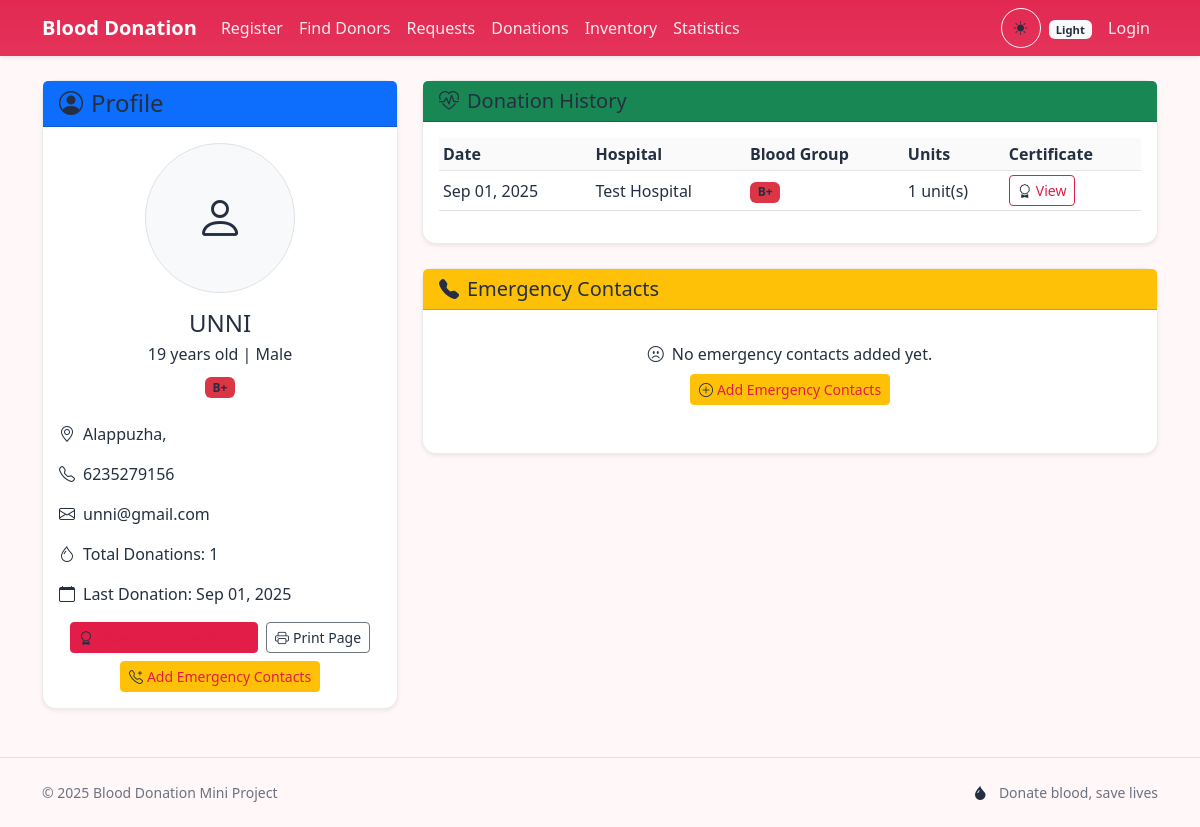
Page /user/1/profile/ on the committed database.
### blood_app/models.py (models this page shows, shortened)
class User(models.Model):
    GENDER_CHOICES = [
        ('Male', 'Male'),
        ('Female', 'Female'),
    ]
    BLOOD_GROUP_CHOICES = [
        ('A+', 'A+'), ('A-', 'A-'),
        ('B+', 'B+'), ('B-', 'B-'),
        ('O+', 'O+'), ('O-', 'O-'),
        ('AB+', 'AB+'), ('AB-', 'AB-'),
    ]
    DISTRICT_CHOICES = [
        ('Thiruvananthapuram', 'Thiruvananthapuram'),
        ('Kollam', 'Kollam'),
        ('Pathanamthitta', 'Pathanamthitta'),
        ('Alappuzha', 'Alappuzha'),
        ('Kottayam', 'Kottayam'),
        ('Idukki', 'Idukki'),
        ('Ernakulam', 'Ernakulam'),
        ('Thrissur', 'Thrissur'),
        ('Palakkad', 'Palakkad'),
        ('Malappuram', 'Malappuram'),
        ('Kozhikode', 'Kozhikode'),
        ('Wayanad', 'Wayanad'),
        ('Kannur', 'Kannur'),
        ('Kasaragod', 'Kasaragod'),
    ]
    TALUK_CHOICES = [
        ('Thiruvananthapuram', 'Thiruvananthapuram'),
        ('Nedumangadu', 'Nedumangadu'),
        ('Chirayinkeezhu', 'Chirayinkeezhu'),
        ('Kattakada', 'Kattakada'),
        ('Neyyattinkara', 'Neyyattinkara'),
        ('Varkala', 'Varkala'),
        ('Kollam', 'Kollam'),
        ('Kunnathur', 'Kunnathur'),
        ('Karunagappally', 'Karunagappally'),
        ('Kottarakkara', 'Kottarakkara'),
        ('Pathanapuram', 'Pathanapuram'),
        ('Punalur', 'Punalur'),
        ('Adoor', 'Adoor'),
        ('Konni', 'Konni'),
        ('Kozhencherry', 'Kozhencherry'),
        ('Ranni', 'Ranni'),
        ('Thiruvalla', 'Thiruvalla'),
        ('Mallappally', 'Mallappally'),
        ('Cherthala', 'Cherthala'),
        ('Ambalappuzha', 'Ambalappuzha'),
        ('Kuttanad', 'Kuttanad'),
        ('Karthikappally', 'Karthikappally'),
        ('Chengannur', 'Chengannur'),
        ('Mavelikkara', 'Mavelikkara'),
        ('Changanasserry', 'Changanasserry'),
        ('Kottayam', 'Kottayam'),
        ('Vaikom', 'Vaikom'),
        ('Meenachil', 'Meenachil (Palai)'),
        ('Kanjirappally', 'Kanjirappally'),
        ('Devikulam', 'Devikulam'),
        ('Peermade', 'Peermade'),
        ('Thodupuzha', 'Thodupuzha'),
        ('Udumbanchola', 'Udumbanchola'),
        ('Aluva', 'Aluva'),
        ('Kanayannur', 'Kanayannur (Eranakulam)'),
        ('Kochi', 'Kochi (Fort Kochi)'),
        ('Kothamangalam', 'Kothamangalam'),
        ('Kunnathunad', 'Kunnathunad (Perumbavoor)'),
        ('Muvattupuzha', 'Muvattupuzha'),
        ('North Paravur', 'North Paravur'),
        ('Thrissur', 'Thrissur'),
        ('Chavakkad', 'Chavakkad'),
        ('Kodungallur', 'Kodungallur'),
        ('Mukundapuram', 'Mukundapuram (Irinjalakuda)'),
        ('Kunnamkulam', 'Kunnamkulam'),
        ('Thalapilly', 'Thalapilly (Wadakkancheri)'),
        ('Palakkad', 'Palakkad'),
        ('Alathur', 'Alathur'),
        ('Chittur', 'Chittur'),
        ('Mannarkkad', 'Mannarkkad'),
        ('Pattambi', 'Pattambi'),
        ('Ottappalam', 'Ottappalam'),
        ('Attappady', 'Attappady (Agali)'),
        ('Perinthalmanna', 'Perinthalmanna'),
        ('Nilambur', 'Nilambur'),
        ('Eranad', 'Eranad (Manjeri)'),
        ('Kondotty', 'Kondotty'),
        ('Tirur', 'Tirur'),
        ('Tirurangadi', 'Tirurangadi'),
        ('Ponnani', 'Ponnani'),
        ('Kozhikode', 'Kozhikode'),
        ('Koyilandy', 'Koyilandy'),
        ('Vadakara', 'Vadakara'),
        ('Thamarassery', 'Thamarassery'),
        ('Mananthavady', 'Mananthavady'),
        ('Vythiri', 'Vythiri (Kalpetta)'),
        ('Sulthan Bathery', 'Sulthan Bathery'),
        ('Kannur', 'Kannur'),
        ('Thalassery', 'Thalassery'),
        ('Taliparamba', 'Taliparamba'),
        ('Iritty', 'Iritty'),
        ('Payyanur', 'Payyanur'),
        ('Kasaragod', 'Kasaragod'),
        ('Hosdurg', 'Hosdurg'),
    ]
    name = models.CharField(max_length=100)
    age = models.IntegerField()
    gender = models.CharField(max_length=10, choices=GENDER_CHOICES)
    email = models.EmailField(unique=True)
    phone = models.CharField(max_length=15)
    city = models.CharField(max_length=50)
    district = models.CharField(max_length=50, choices=DISTRICT_CHOICES, default='', blank=True)
    taluk = models.CharField(max_length=50, choices=TALUK_CHOICES, default='', blank=True)
    photo = models.FileField(upload_to='photos/', blank=True, null=True)
    blood_group = models.CharField(max_length=5, choices=BLOOD_GROUP_CHOICES)
    willing_to_donate = models.BooleanField(default=True)
    def get_donation_count(self):
        return self.blooddonation_set.count()
    def get_last_donation_date(self):
        last_donation = self.blooddonation_set.order_by('-donation_date').first()
        return last_donation.donation_date if last_donation else None

class BloodDonation(models.Model):
    donor = models.ForeignKey(User, on_delete=models.CASCADE)
    donation_date = models.DateField(default=timezone.now)
    hospital_name = models.CharField(max_length=100)
    blood_group = models.CharField(max_length=5, choices=User.BLOOD_GROUP_CHOICES)
    units_donated = models.PositiveIntegerField(default=1)
    notes = models.TextField(blank=True, null=True)
    created_at = models.DateTimeField(auto_now_add=True)
    class Meta:
        ordering = ['-donation_date']

### blood_app/views.py (the view)
# urls.py: path('user/<int:user_id>/profile/', views.user_profile, name='user_profile'),
def user_profile(request, user_id):
    user = get_object_or_404(User, id=user_id)
    donations = user.blooddonation_set.all().order_by('-donation_date')
    emergency_contacts = user.emergency_contacts.all()
    return render(request, 'blood_app/user_profile.html', {
        'user': user,
        'donations': donations,
        'emergency_contacts': emergency_contacts
    })

### blood_app/templates/blood_app/user_profile.html (shortened to what this page needs)
{% extends 'blood_app/base.html' %}
{% block content %}
<div class="row">
  <div class="col-lg-4">
    <div class="card shadow-sm mb-4">
      <div class="card-header bg-primary text-white">
        <h4 class="mb-0"><i class="bi bi-person-circle me-2"></i>Profile</h4>
      </div>
      <div class="card-body text-center">
        {% if user.photo %}
          <img src="{{ user.photo.url }}" alt="{{ user.name }}" class="rounded-circle mb-3" style="width:150px;height:150px;object-fit:cover;">
        {% else %}
          <div class="bg-light border rounded-circle d-flex align-items-center justify-content-center mx-auto mb-3" style="width:150px;height:150px;">
            <i class="bi bi-person text-muted" style="font-size: 3rem;"></i>
          </div>
        {% endif %}
        <h4 class="mb-1">{{ user.name }}</h4>
        <p class="text-muted mb-2">{{ user.age }} years old | {{ user.gender }}</p>
        <span class="badge text-bg-danger mb-2">{{ user.blood_group }}</span>
        <div class="text-start mt-3">
          <p><i class="bi bi-geo-alt me-2"></i>{{ user.city }}, {{ user.district }}</p>
          <p><i class="bi bi-telephone me-2"></i>{{ user.phone }}</p>
          {% if user.email %}
            <p><i class="bi bi-envelope me-2"></i>{{ user.email }}</p>
          {% endif %}
          <p><i class="bi bi-droplet me-2"></i>Total Donations: {{ user.get_donation_count }}</p>
          {% if user.get_last_donation_date %}
            <p><i class="bi bi-calendar me-2"></i>Last Donation: {{ user.get_last_donation_date|date:"M d, Y" }}</p>
          {% endif %}
        </div>
        <div class="mt-3 d-flex flex-wrap gap-2 justify-content-center">
          <a href="{% url 'donor_certificate' user.id %}" class="btn btn-danger btn-sm">
            <i class="bi bi-award me-1"></i>Open Donor Certificate
          </a>
          <button onclick="window.print()" class="btn btn-outline-secondary btn-sm">
            <i class="bi bi-printer me-1"></i>Print Page
          </button>
          <a href="{% url 'add_emergency_contacts' user.id %}" class="btn btn-warning btn-sm">
            <i class="bi bi-telephone-plus me-1"></i>Add Emergency Contacts
          </a>
        </div>
      </div>
    </div>
  </div>
  <div class="col-lg-8">
    <div class="card shadow-sm mb-4">
      <div class="card-header bg-success text-white">
        <h5 class="mb-0"><i class="bi bi-heart-pulse me-2"></i>Donation History</h5>
      </div>
      <div class="card-body">
        {% if donations %}
          <div class="table-responsive">
            <table class="table table-sm">
              <thead>
                <tr>
                  <th>Date</th>
                  <th>Hospital</th>
                  <th>Blood Group</th>
                  <th>Units</th>
                  <th>Certificate</th>
                </tr>
              </thead>
              <tbody>
                {% for donation in donations %}
                <tr>
                  <td>{{ donation.donation_date|date:"M d, Y" }}</td>
                  <td>{{ donation.hospital_name }}</td>
                  <td><span class="badge text-bg-danger">{{ donation.blood_group }}</span></td>
                  <td>{{ donation.units_donated }} unit(s)</td>
                  <td>
                    <a href="{% url 'donation_certificate' donation.id %}" class="btn btn-sm btn-outline-danger">
                      <i class="bi bi-award me-1"></i>View
                    </a>
                  </td>
                </tr>
                {% endfor %}
              </tbody>
            </table>
          </div>
        {% else %}
          <p class="text-muted text-center py-3">
            <i class="bi bi-emoji-frown me-2"></i>No donation history yet.
          </p>
        {% endif %}
      </div>
    </div>
    <div class="card shadow-sm">
      <div class="card-header bg-warning text-dark">
        <h5 class="mb-0"><i class="bi bi-telephone-fill me-2"></i>Emergency Contacts</h5>
      </div>
      <div class="card-body">
        {% if emergency_contacts %}
          <div class="row">
            {% for contact in emergency_contacts %}
            <div class="col-md-6 mb-3">
              <div class="card border-warning">
                <div class="card-body">
                  <h6 class="card-title">{{ contact.name }}</h6>
                  <p class="card-text text-muted">{{ contact.relationship }}</p>
                  <p class="mb-1"><i class="bi bi-telephone me-1"></i>{{ contact.phone }}</p>
                  {% if contact.email %}
                    <p class="mb-0"><i class="bi bi-envelope me-1"></i>{{ contact.email }}</p>
                  {% endif %}
                </div>
              </div>
            </div>
            {% endfor %}
          </div>
        {% else %}
          <p class="text-muted text-center py-3">
            <i class="bi bi-emoji-frown me-2"></i>No emergency contacts added yet.
            <br>
            <a href="{% url 'add_emergency_contacts' user.id %}" class="btn btn-warning btn-sm mt-2">
              <i class="bi bi-plus-circle me-1"></i>Add Emergency Contacts
            </a>
          </p>
        {% endif %}
      </div>
    </div>
  </div>
</div>
{% endblock %}

### blood_app/static/css/style.css (style rules this page uses)
.theme-light { --bg: #fff7f8; --card-bg: #ffffff; --text: #243041; --muted: #6b7280; --primary: #e11d48; --primary-600: #be123c; --ring: rgba(225, 29, 72, 0.22); --gradient: linear-gradient(135deg, #fff 0%, #ffe1e6 100%); --surface: #fafafa; --border: rgba(0, 0, 0, 0.08); --success: #16a34a; --warning: #f59e0b; --danger: #dc2626; }
:root { --bg: #fff7f8; --card-bg: #ffffff; --text: #243041; --muted: #6b7280; --primary: #e11d48; --primary-600: #be123c; --ring: rgba(225, 29, 72, 0.22); --gradient: linear-gradient(135deg, #fff 0%, #ffe1e6 100%); --surface: #fafafa; --border: rgba(0, 0, 0, 0.08); --success: #16a34a; --warning: #f59e0b; --danger: #dc2626; }
.theme-light * { color: var(--text) !important; }
.theme-light h1, .theme-light h2, .theme-light h3, .theme-light h4, .theme-light h5, .theme-light h6, .theme-light p, .theme-light span, .theme-light div, .theme-light label, .theme-light a { color: var(--text) !important; }
.theme-light a:not(.nav-link):not(.navbar-brand), .theme-dark a:not(.nav-link):not(.navbar-brand) { color: var(--primary) !important; }
.theme-light .card { background-color: var(--card-bg) !important; border-color: var(--border) !important; color: var(--text) !important; }
.theme-light .table { color: var(--text) !important; }
.theme-light .table thead th { background-color: var(--surface) !important; border-color: var(--border) !important; color: var(--text) !important; }
body { background: var(--bg); color: var(--text); font-family: ui-sans-serif, system-ui, -apple-system, Segoe UI, Roboto, "Helvetica Neue", Arial, "Noto Sans", "Apple Color Emoji", "Segoe UI Emoji"; -webkit-font-smoothing: antialiased; -moz-osx-font-smoothing: grayscale; }
.card-header { font-weight: 600; }
.card { background: var(--card-bg); border: 1px solid var(--border); border-radius: 14px; transition: transform .2s ease, box-shadow .2s ease; }
.btn-danger { background-color: var(--primary); border-color: var(--primary); }
.btn-outline-danger { color: var(--primary); border-color: var(--primary); }
.table thead th { background: var(--surface); border-bottom: 1px solid var(--border); }
.table td, .table th { vertical-align: middle; }
.badge.text-bg-danger { background: var(--primary); }
body { color: #243041 !important; }
.theme-light, .theme-dark { color: var(--text) !important; }
h1, h2, h3, h4, h5, h6, p, span, div, label, a { color: inherit !important; }

### blood_app/static/css/forms.css (style rules this page uses)
:root { --form-bg: #ffffff; --form-border: #e9ecef; --form-text: #495057; --form-focus-border: #dc3545; --form-focus-shadow: rgba(220, 53, 69, 0.25); }
.theme-light { --form-bg: #ffffff; --form-border: #e9ecef; --form-text: #495057; --form-focus-border: #dc3545; --form-focus-shadow: rgba(220, 53, 69, 0.25); }
.btn-danger { color: #fff; }

### rows in the picture
User: name "UNNI", age "19", gender "Male", blood_group "B+", city "Alappuzha", phone "6235279156", email "unni@gmail.com", get_donation_count "1", get_last_donation_date "Sep 01, 2025"
BloodDonation: donation_date "Sep 01, 2025", hospital_name "Test Hospital", blood_group "B+", units_donated "1"
